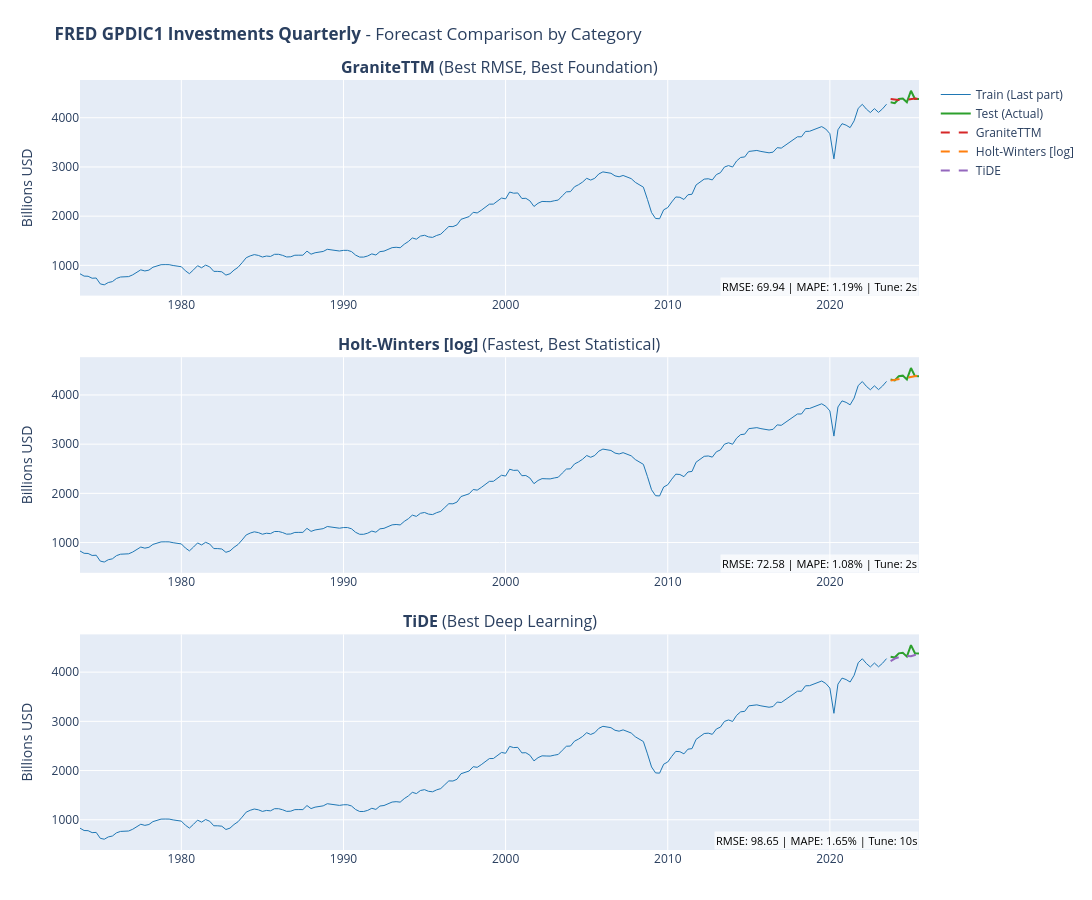

This figure's notebook cell:
### Code cell
# 13. Visualize Final Predictions with Best and Fastest Models

fig = plot_forecast_comparison(
    train,
    test,
    final_predictions,
    DATASET_NAME,
    target_column=DATASET_CONFIG.get("target_column"),
    value_unit=DATASET_CONFIG.get("value_unit"),
)
if fig:
    fig.show()
else:
    print("No predictions to visualize.")

### Figure 1 — Plotly figure (JSON) as saved in the notebook; plotly's stock layout.template omitted (floating-point values rounded to 4 significant figures; data arrays with more than 128 entries replaced by an {"elided": "..."} marker saying what was removed)
{"data": [{"hovertemplate": "<b>Train</b><br>Date: %{x}<br>Value: %{y:.2f}<extra></extra>", "line": {"color": "#1f77b4", "width": 1}, "mode": "lines", "name": "Train (Last part)", "showlegend": true, "type": "scatter", "x": {"elided": "200 str values"}, "xaxis": "x", "y": {"elided": "200 float values"}, "yaxis": "y"}, {"hovertemplate": "<b>Actual</b><br>Date: %{x}<br>Value: %{y:.2f}<extra></extra>", "line": {"color": "#2ca02c", "width": 2}, "mode": "lines", "name": "Test (Actual)", "showlegend": true, "type": "scatter", "x": ["2023-10-01T00:00:00", "2024-01-01T00:00:00", "2024-04-01T00:00:00", "2024-07-01T00:00:00", "2024-10-01T00:00:00", "2025-01-01T00:00:00", "2025-04-01T00:00:00", "2025-07-01T00:00:00"], "xaxis": "x", "y": [4313.0, 4296.0, 4382.0, 4392.0, 4316.0, 4548.0, 4383.0, 4380.0], "yaxis": "y"}, {"hovertemplate": "<b>GraniteTTM</b><br>Roles: Best RMSE, Best Foundation<br>Date: %{x}<br>Pred: %{y:.2f}<extra></extra>", "line": {"color": "#d62728", "dash": "dash", "width": 2}, "mode": "lines", "name": "GraniteTTM", "showlegend": true, "type": "scatter", "x": ["2023-10-01T00:00:00", "2024-01-01T00:00:00", "2024-04-01T00:00:00", "2024-07-01T00:00:00", "2024-10-01T00:00:00", "2025-01-01T00:00:00", "2025-04-01T00:00:00", "2025-07-01T00:00:00"], "xaxis": "x", "y": [4379.0, 4365.0, 4361.0, 4354.0, 4369.0, 4389.0, 4390.0, 4386.0], "yaxis": "y"}, {"hovertemplate": "<b>Train</b><br>Date: %{x}<br>Value: %{y:.2f}<extra></extra>", "line": {"color": "#1f77b4", "width": 1}, "mode": "lines", "name": "Train (Last part)", "showlegend": false, "type": "scatter", "x": {"elided": "200 str values"}, "xaxis": "x2", "y": {"elided": "200 float values"}, "yaxis": "y2"}, {"hovertemplate": "<b>Actual</b><br>Date: %{x}<br>Value: %{y:.2f}<extra></extra>", "line": {"color": "#2ca02c", "width": 2}, "mode": "lines", "name": "Test (Actual)", "showlegend": false, "type": "scatter", "x": ["2023-10-01T00:00:00", "2024-01-01T00:00:00", "2024-04-01T00:00:00", "2024-07-01T00:00:00", "2024-10-01T00:00:00", "2025-01-01T00:00:00", "2025-04-01T00:00:00", "2025-07-01T00:00:00"], "xaxis": "x2", "y": [4313.0, 4296.0, 4382.0, 4392.0, 4316.0, 4548.0, 4383.0, 4380.0], "yaxis": "y2"}, {"hovertemplate": "<b>Holt-Winters [log]</b><br>Roles: Fastest, Best Statistical<br>Date: %{x}<br>Pred: %{y:.2f}<extra></extra>", "line": {"color": "#ff7f0e", "dash": "dash", "width": 2}, "mode": "lines", "name": "Holt-Winters [log]", "showlegend": true, "type": "scatter", "x": ["2023-10-01T00:00:00", "2024-01-01T00:00:00", "2024-04-01T00:00:00", "2024-07-01T00:00:00", "2024-10-01T00:00:00", "2025-01-01T00:00:00", "2025-04-01T00:00:00", "2025-07-01T00:00:00"], "xaxis": "x2", "y": [4291.0, 4306.0, 4321.0, 4336.0, 4351.0, 4366.0, 4381.0, 4396.0], "yaxis": "y2"}, {"hovertemplate": "<b>Train</b><br>Date: %{x}<br>Value: %{y:.2f}<extra></extra>", "line": {"color": "#1f77b4", "width": 1}, "mode": "lines", "name": "Train (Last part)", "showlegend": false, "type": "scatter", "x": {"elided": "200 str values"}, "xaxis": "x3", "y": {"elided": "200 float values"}, "yaxis": "y3"}, {"hovertemplate": "<b>Actual</b><br>Date: %{x}<br>Value: %{y:.2f}<extra></extra>", "line": {"color": "#2ca02c", "width": 2}, "mode": "lines", "name": "Test (Actual)", "showlegend": false, "type": "scatter", "x": ["2023-10-01T00:00:00", "2024-01-01T00:00:00", "2024-04-01T00:00:00", "2024-07-01T00:00:00", "2024-10-01T00:00:00", "2025-01-01T00:00:00", "2025-04-01T00:00:00", "2025-07-01T00:00:00"], "xaxis": "x3", "y": [4313.0, 4296.0, 4382.0, 4392.0, 4316.0, 4548.0, 4383.0, 4380.0], "yaxis": "y3"}, {"hovertemplate": "<b>TiDE</b><br>Roles: Best Deep Learning<br>Date: %{x}<br>Pred: %{y:.2f}<extra></extra>", "line": {"color": "#9467bd", "dash": "dash", "width": 2}, "mode": "lines", "name": "TiDE", "showlegend": true, "type": "scatter", "x": ["2023-10-01T00:00:00", "2024-01-01T00:00:00", "2024-04-01T00:00:00", "2024-07-01T00:00:00", "2024-10-01T00:00:00", "2025-01-01T00:00:00", "2025-04-01T00:00:00", "2025-07-01T00:00:00"], "xaxis": "x3", "y": [4225.0, 4276.0, 4304.0, 4284.0, 4327.0, 4324.0, 4349.0, 4358.0], "yaxis": "y3"}], "layout": {"annotations": [{"font": {"size": 16}, "showarrow": false, "text": "<b>GraniteTTM</b> (Best RMSE, Best Foundation)", "x": 0.5, "xanchor": "center", "xref": "paper", "y": 1, "yanchor": "bottom", "yref": "paper"}, {"font": {"size": 16}, "showarrow": false, "text": "<b>Holt-Winters [log]</b> (Fastest, Best Statistical)", "x": 0.5, "xanchor": "center", "xref": "paper", "y": 0.64, "yanchor": "bottom", "yref": "paper"}, {"font": {"size": 16}, "showarrow": false, "text": "<b>TiDE</b> (Best Deep Learning)", "x": 0.5, "xanchor": "center", "xref": "paper", "y": 0.28, "yanchor": "bottom", "yref": "paper"}, {"bgcolor": "rgba(255,255,255,0.7)", "font": {"color": "black", "size": 11}, "showarrow": false, "text": "RMSE: 69.94 | MAPE: 1.19% | Tune: 2s", "x": 1, "xanchor": "right", "xref": "x domain", "y": 0, "yanchor": "bottom", "yref": "y domain"}, {"bgcolor": "rgba(255,255,255,0.7)", "font": {"color": "black", "size": 11}, "showarrow": false, "text": "RMSE: 72.58 | MAPE: 1.08% | Tune: 2s", "x": 1, "xanchor": "right", "xref": "x2 domain", "y": 0, "yanchor": "bottom", "yref": "y2 domain"}, {"bgcolor": "rgba(255,255,255,0.7)", "font": {"color": "black", "size": 11}, "showarrow": false, "text": "RMSE: 98.65 | MAPE: 1.65% | Tune: 10s", "x": 1, "xanchor": "right", "xref": "x3 domain", "y": 0, "yanchor": "bottom", "yref": "y3 domain"}], "height": 900, "margin": {"b": 50, "t": 80}, "showlegend": true, "title": {"text": "<b>FRED GPDIC1 Investments Quarterly</b> - Forecast Comparison by Category"}, "width": 1700, "xaxis": {"anchor": "y", "domain": [0, 1]}, "xaxis2": {"anchor": "y2", "domain": [0, 1]}, "xaxis3": {"anchor": "y3", "domain": [0, 1]}, "yaxis": {"anchor": "x", "domain": [0.72, 1], "title": {"text": "Billions USD"}}, "yaxis2": {"anchor": "x2", "domain": [0.36, 0.64], "title": {"text": "Billions USD"}}, "yaxis3": {"anchor": "x3", "domain": [0, 0.28], "title": {"text": "Billions USD"}}}}
